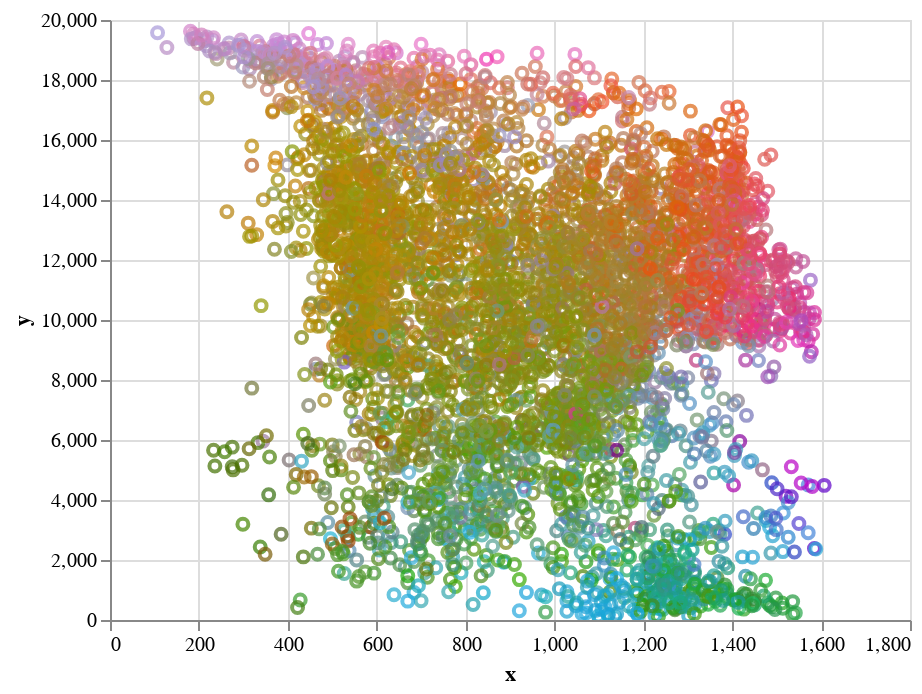

This figure's notebook cell:
### Code cell
alt.Chart(
    data=df_genre_attrs.sample(5000), 
    mark='point', 
    encoding={
        'x': {
            'field': 'x', 
            'type':'quantitative'
        }, 
        'y': {
            'field': 'y', 
            'type':'quantitative'
        },
        "color": {"field": "rgb_str", "type": "nominal", "scale": None},
        "tooltip": {"field": "genre", "type": "nominal"}
    }
).interactive()

### Figure 1 — Vega-Lite specification as saved in the notebook (floating-point values rounded to 4 significant figures; data arrays with more than 128 entries replaced by an {"elided": "..."} marker saying what was removed)
{"config": {"view": {"continuousWidth": 400, "continuousHeight": 300}}, "data": {"name": "data-ef85074675448be5913e1159d72b31df"}, "mark": "point", "encoding": {"x": {"field": "x", "type": "quantitative"}, "y": {"field": "y", "type": "quantitative"}, "color": {"field": "rgb_str", "type": "nominal", "scale": null}, "tooltip": {"field": "genre", "type": "nominal"}}, "selection": {"selector001": {"type": "interval", "bind": "scales", "encodings": ["x", "y"]}}, "$schema": "https://vega.github.io/schema/vega-lite/v4.8.1.json", "datasets": {"data-ef85074675448be5913e1159d72b31df": {"elided": "5000 records"}}}
